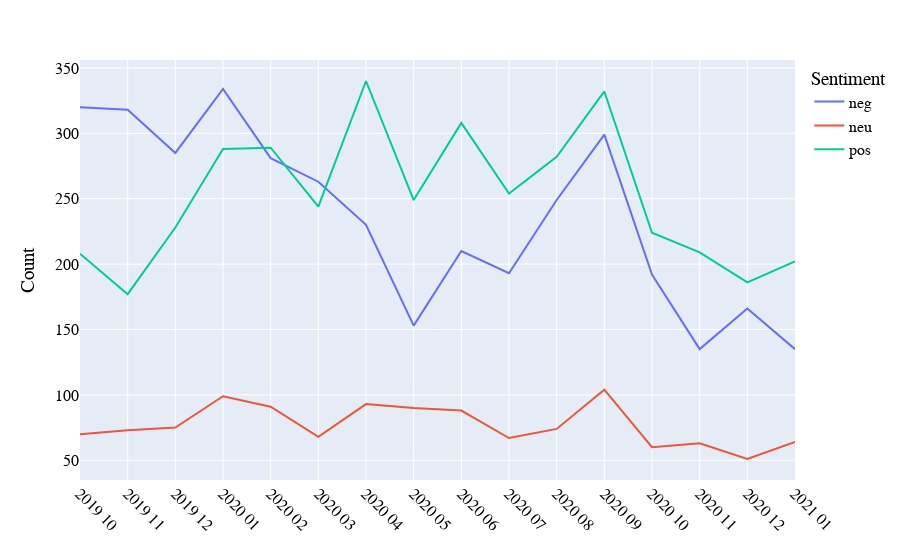

Notebook code for this chart:
### Code cell
import plotly.express as px
import plotly.graph_objs as go

#fig = px.line(df_timeanalysis, x='YearMonth', y='Count', color='Sentiment', color_discrete_sequence=px.colors.qualitative.Vivid)
#fig = px.line(df_timeanalysis, x='YearMonth', y='Count', color='Sentiment', color_discrete_sequence=["DarkBlue", "DarkCyan", "DarkMagenta"])
#fig = px.line(df_timeanalysis, x='YearMonth', y='Count', color='Sentiment', color_discrete_sequence=px.colors.qualitative.Vivid, template="simple_white")
fig = px.line(df_timeanalysis, x='YearMonth', y='Count', color='Sentiment', color_discrete_sequence=["#00003d","#8e008b" ,"#ff8300"])
fig.update_layout(xaxis = go.layout.XAxis(tickangle = 45), 
        font=dict(
        family="Arial, monospace",
        size=16,
        color="black"
    ))

fig.show()
# color schemes: https://plotly.com/python/discrete-color/
# https://www.w3schools.com/cssref/css_colors.asp

### Figure 1 — Plotly figure (JSON) as saved in the notebook; plotly's stock layout.template omitted (floating-point values rounded to 4 significant figures)
{"data": [{"hovertemplate": "Sentiment=neg<br>YearMonth=%{x}<br>Count=%{y}<extra></extra>", "legendgroup": "neg", "line": {"color": "#636efa", "dash": "solid"}, "mode": "lines", "name": "neg", "orientation": "v", "showlegend": true, "type": "scatter", "x": ["2019 10", "2019 11", "2019 12", "2020 01", "2020 02", "2020 03", "2020 04", "2020 05", "2020 06", "2020 07", "2020 08", "2020 09", "2020 10", "2020 11", "2020 12", "2021 01"], "xaxis": "x", "y": [320, 318, 285, 334, 281, 263, 230, 153, 210, 193, 249, 299, 192, 135, 166, 135], "yaxis": "y"}, {"hovertemplate": "Sentiment=neu<br>YearMonth=%{x}<br>Count=%{y}<extra></extra>", "legendgroup": "neu", "line": {"color": "#EF553B", "dash": "solid"}, "mode": "lines", "name": "neu", "orientation": "v", "showlegend": true, "type": "scatter", "x": ["2019 10", "2019 11", "2019 12", "2020 01", "2020 02", "2020 03", "2020 04", "2020 05", "2020 06", "2020 07", "2020 08", "2020 09", "2020 10", "2020 11", "2020 12", "2021 01"], "xaxis": "x", "y": [70, 73, 75, 99, 91, 68, 93, 90, 88, 67, 74, 104, 60, 63, 51, 64], "yaxis": "y"}, {"hovertemplate": "Sentiment=pos<br>YearMonth=%{x}<br>Count=%{y}<extra></extra>", "legendgroup": "pos", "line": {"color": "#00cc96", "dash": "solid"}, "mode": "lines", "name": "pos", "orientation": "v", "showlegend": true, "type": "scatter", "x": ["2019 10", "2019 11", "2019 12", "2020 01", "2020 02", "2020 03", "2020 04", "2020 05", "2020 06", "2020 07", "2020 08", "2020 09", "2020 10", "2020 11", "2020 12", "2021 01"], "xaxis": "x", "y": [208, 177, 228, 288, 289, 244, 340, 249, 308, 254, 282, 332, 224, 209, 186, 202], "yaxis": "y"}], "layout": {"font": {"color": "black", "family": "Arial, monospace", "size": 16}, "legend": {"title": {"text": "Sentiment"}, "tracegroupgap": 0}, "margin": {"t": 60}, "xaxis": {"tickangle": 45}, "yaxis": {"anchor": "x", "domain": [0, 1], "title": {"text": "Count"}}}}
